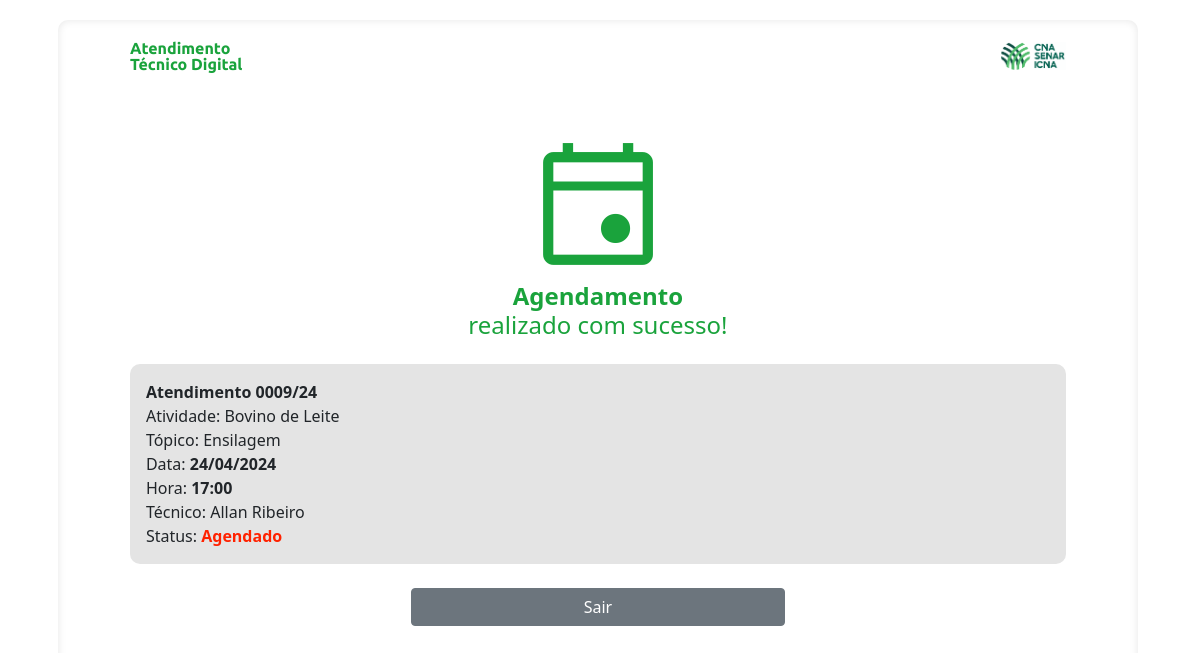
Page /produtor/confirmacao-atendimento/9/ on the earlier database version.
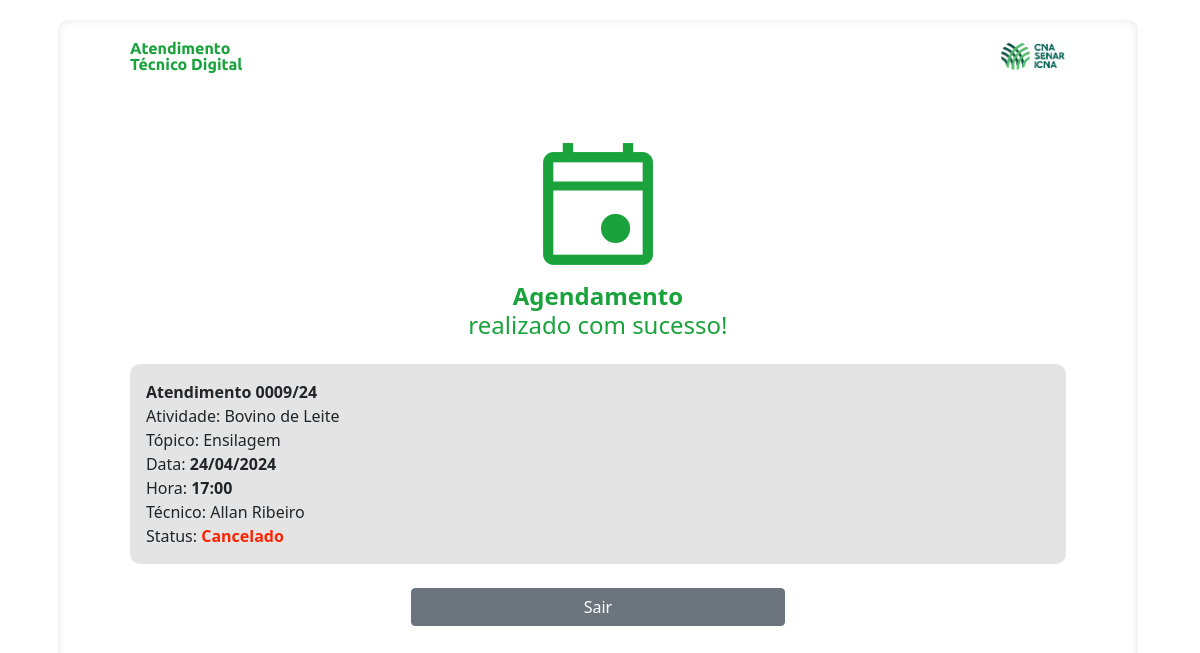
Same page on the later database version.
### apps/modulo_admin/models.py (models this page shows, shortened)
class Atendimento(models.Model):
    data_registro = models.DateTimeField(auto_now_add=True)
    data_ultima_atualizacao = models.DateTimeField(auto_now=True)
    regional = models.CharField(max_length=2, choices=LISTA_UFS_SIGLAS, null=False, blank=False, default='MS')
    tecnico = models.ForeignKey(Usuario, on_delete=models.SET_NULL, null=True, blank=True, related_name='tecnico_atendimento')
    produtor = models.ForeignKey(Usuario, on_delete=models.SET_NULL, null=True, blank=True, related_name='produtor_atendimento')
    atendimento_retorno = models.BooleanField(default=False)
    atendimento_anterior = models.ForeignKey('self', on_delete=models.SET_NULL, null=True, blank=True, related_name='atendimentos_posteriores')
    atividade_produtiva = models.CharField(max_length=120, choices=ATIVIDADE_PRODUTIVA, null=False, blank=False)
    topico = models.CharField(max_length=120, null=False, blank=False)
    data = models.DateField(null=False, blank=False)
    hora = models.CharField(max_length=5, null=False, blank=False)
    mais_informacoes = models.TextField(null=True, blank=True)
    imagem01 = models.ImageField(null=True, blank=True)
    imagem02 = models.ImageField(null=True, blank=True)
    imagem03 = models.ImageField(null=True, blank=True)
    status = models.CharField(max_length=15, choices=STATUS_ATENDIMENTO, null=False, blank=False)
    del_status = models.BooleanField(default=False)
    del_data = models.DateTimeField(null=True, blank=True)
    del_cpf = models.CharField(max_length=14, null=True, blank=True)
    def atendimento_id(self):
        year_suffix = self.data.strftime('%y')
        id_str = str(self.id).zfill(4)
        return f"{id_str}/{year_suffix}"

class Usuario(models.Model):
    user = models.OneToOneField(User, on_delete=models.CASCADE, related_name='usuario_relacionado')
    data_registro = models.DateTimeField(auto_now_add=True)
    data_ultima_atualizacao = models.DateTimeField(auto_now=True)
    cpf = models.CharField(max_length=14, null=False, blank=False, unique=True)
    nome_completo = models.CharField(max_length=100, null=False, blank=False)
    data_nascimento = models.DateField(null=True, blank=True)
    sexo = models.CharField(max_length=100, choices=GENERO_SEXUAL, null=False, blank=False)
    reside_cod_ibge = models.CharField(max_length=10, null=True, blank=True)
    celular = models.CharField(max_length=17, null=True, blank=True)
    email_pessoal = models.EmailField(max_length=40, null=True, blank=True)
    usuario_is_ativo = models.BooleanField(default=True, null=False, blank=False, db_index=True)
    del_status = models.BooleanField(default=False)
    del_data = models.DateTimeField(null=True, blank=True)
    del_cpf = models.CharField(max_length=14, null=True, blank=True)
    def primeiro_ultimo_nome(self):
        partes_nome = self.nome_completo.split()
        primeiro_nome = partes_nome[0]
        ultimo_nome = partes_nome[-1] if len(partes_nome) > 1 else ''
        return f"{primeiro_nome} {ultimo_nome}"

### apps/modulo_produtor/views.py (the view)
# urls.py: path('produtor/confirmacao-atendimento/<int:id>/', produtor_confirmacao_atendimento, name='produtor_confirmacao_atendimento'),
def produtor_confirmacao_atendimento(request, id):
    atendimento = Atendimento.objects.get(id=id)
    conteudo = {
        'atendimento': atendimento,
    }
    return render(request, 'modulo_produtor/confirmacao_agendamento.html', conteudo)

### templates/modulo_produtor/confirmacao_agendamento.html (shortened to what this page needs)
{% extends '_partials/base_main_produtor.html' %}
{% load static %}
{% block extra_head %}
    <link rel="stylesheet" href="{% static 'styles\modulo_produtor\confirmacao_agendamento.css' %}">
{% endblock %}
{% block content %}
    <div class="container__page">
        <div class="cabecalho">
            <div class="titulo-imagem">
                <i class="material-symbols-outlined" style="font-size: 12vw;">event</i>
            </div>
            <div class="titulo-texto">
                <b>Agendamento</b><br>realizado com sucesso!
            </div>
        </div>
        <div class="card-atendimento">
            <div class="card-atendimento__informacoes">
                <span><b>Atendimento {{ atendimento.atendimento_id }}</b></span>
                <span>Atividade: {{ atendimento.get_atividade_produtiva_display }}</span>
                <span>Tópico: {{ atendimento.topico }}</span>
                <span>Data: <b>{{ atendimento.data|date:'d/m/Y' }}</b></span>
                <span>Hora: <b>{{ atendimento.hora }}</b></span>
                <span>Técnico: {{ atendimento.tecnico.primeiro_ultimo_nome }}</span>
                <span>Status: <span class='status agendado'>{{ atendimento.get_status_display }}</span></span>
            </div>
        </div>
        <div class="botao_sair">
            <button type="button" class="btn btn-secondary" id="btnSair" style="width: 40%;">Sair</button>
        </div>
    </div>
{% endblock %}

Differences in the rows shown:
changed Atendimento "Bovino de Leite": status "Agendado" → "Cancelado"
